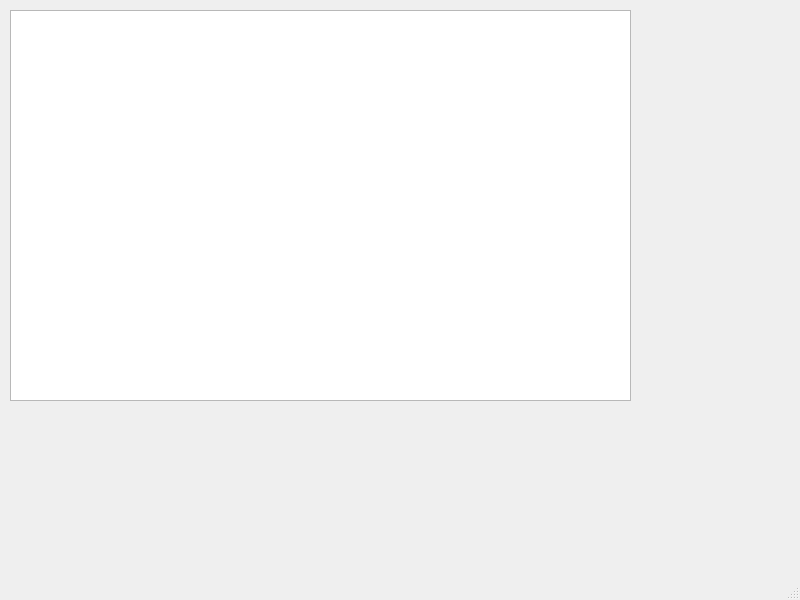
<?xml version="1.0" encoding="UTF-8"?>
<ui version="4.0">
 <class>MainWindow</class>
 <widget class="QMainWindow" name="MainWindow">
  <property name="geometry">
   <rect>
    <x>0</x>
    <y>0</y>
    <width>800</width>
    <height>600</height>
   </rect>
  </property>
  <property name="windowTitle">
   <string>MainWindow</string>
  </property>
  <widget class="QWidget" name="centralwidget">
   <widget class="QListView" name="listView">
    <property name="geometry">
     <rect>
      <x>10</x>
      <y>10</y>
      <width>621</width>
      <height>391</height>
     </rect>
    </property>
   </widget>
  </widget>
  <widget class="QMenuBar" name="menubar">
   <property name="geometry">
    <rect>
     <x>0</x>
     <y>0</y>
     <width>800</width>
     <height>21</height>
    </rect>
   </property>
  </widget>
  <widget class="QStatusBar" name="statusbar"/>
 </widget>
 <resources/>
 <connections/>
</ui>
